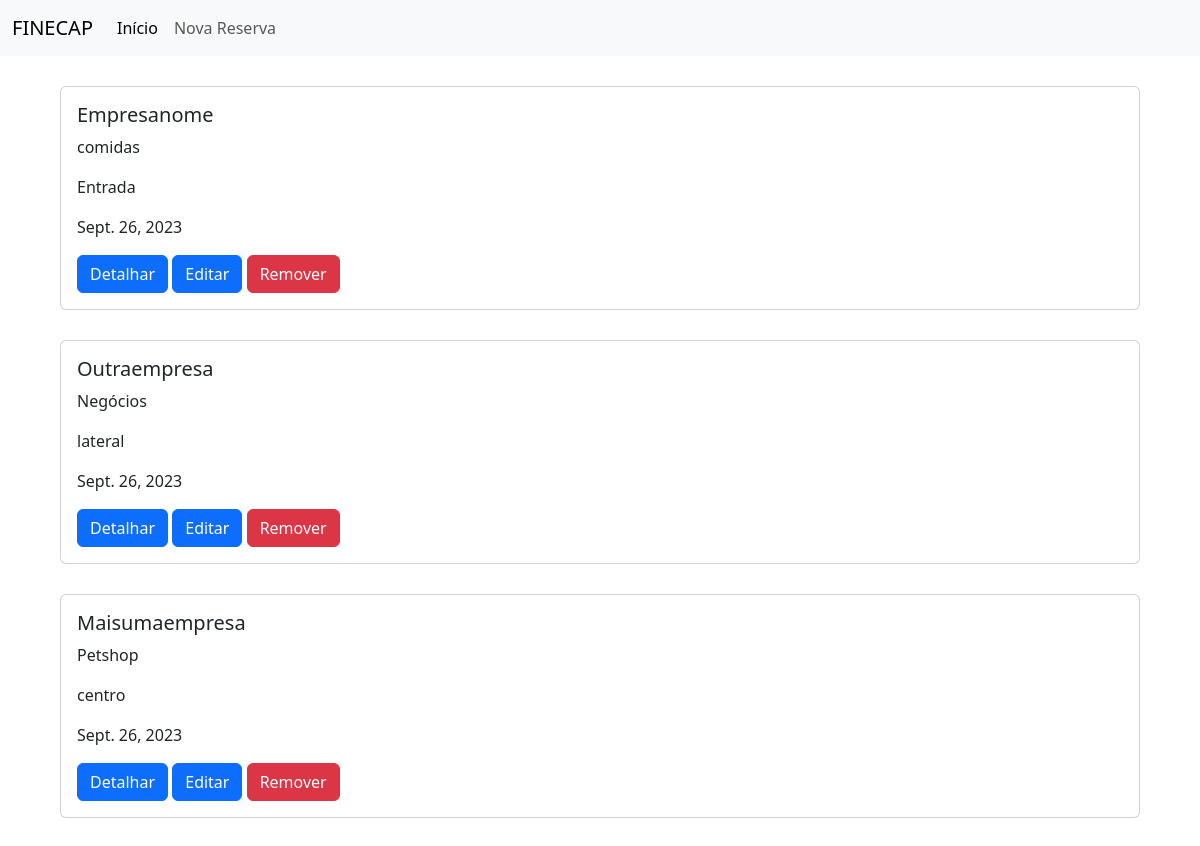
Before: / with the older database file.
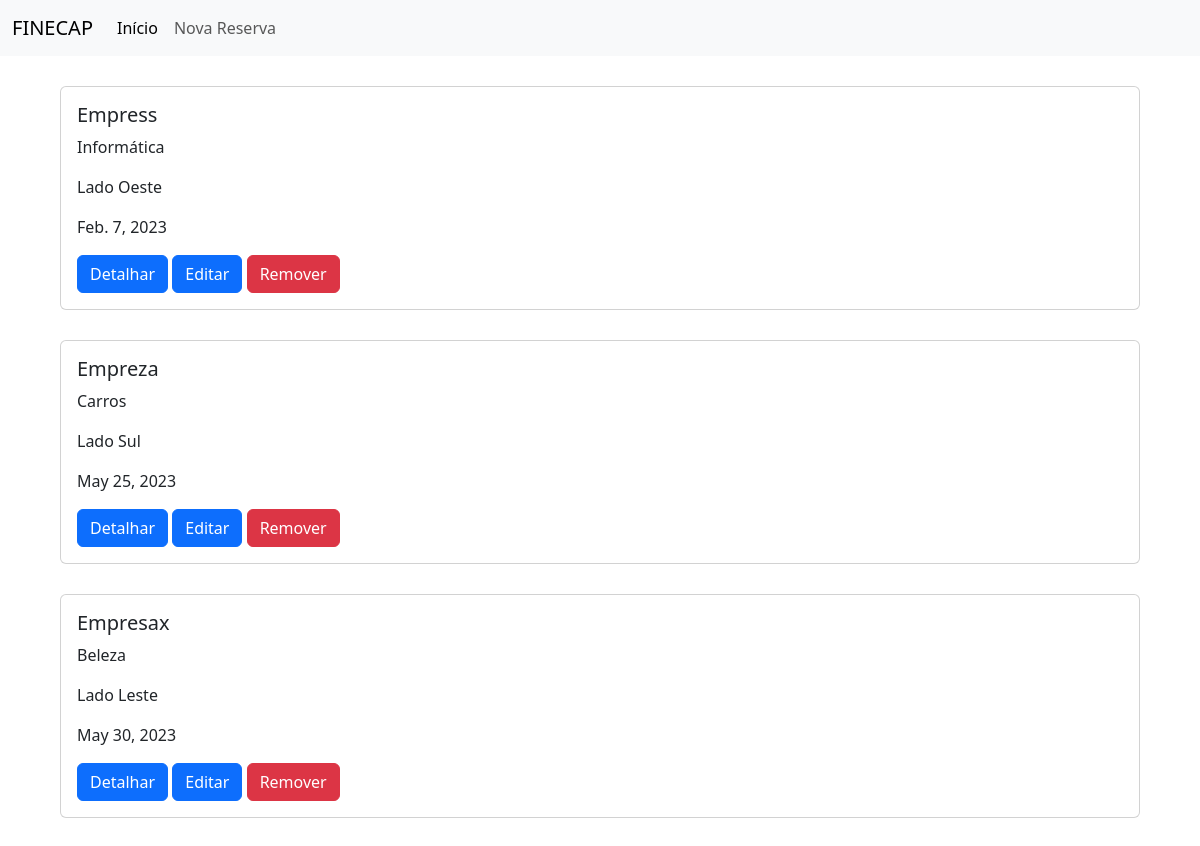
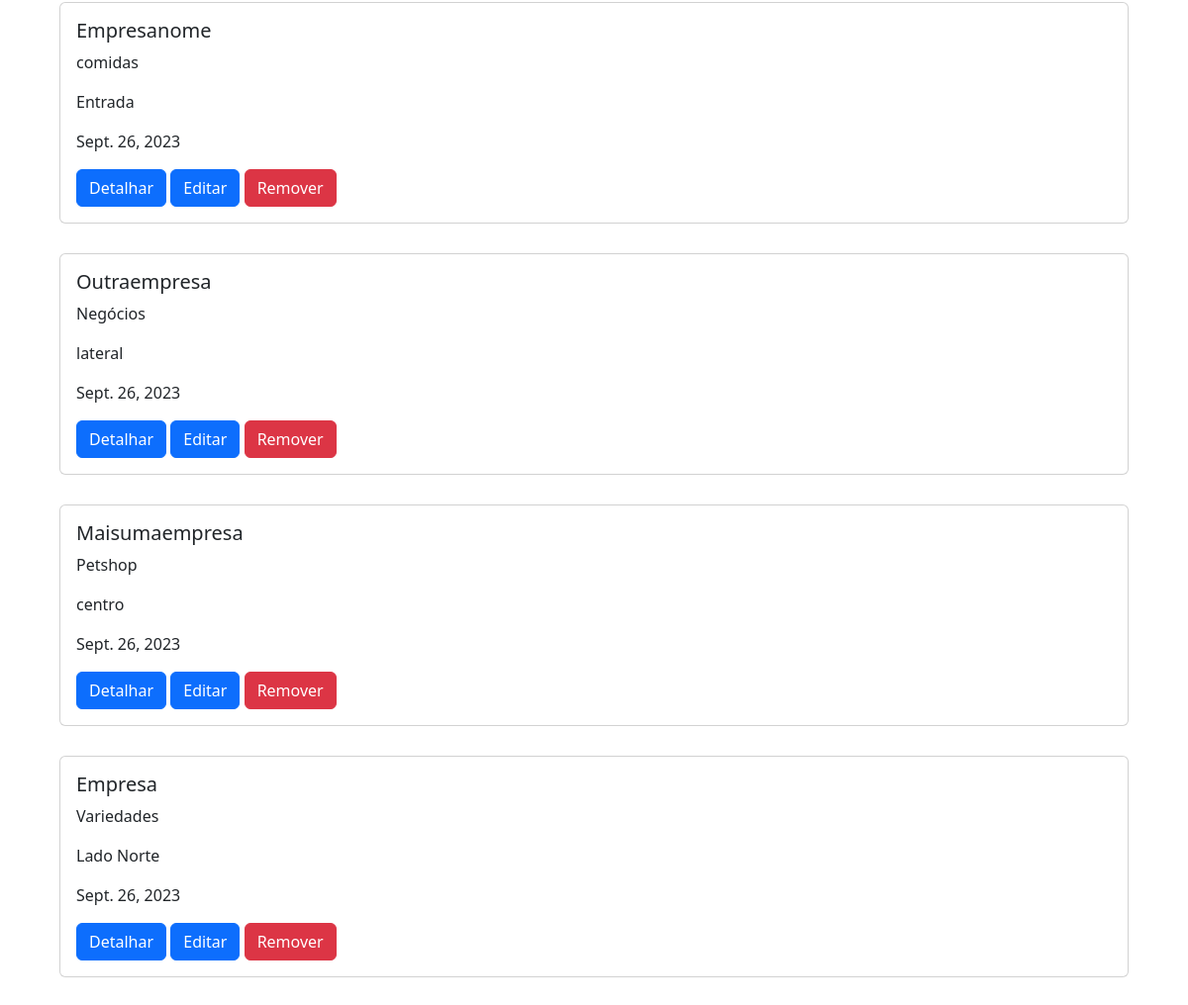
After: the same page with the newer database file (2 pictures, top to bottom).
### stands/models.py (models this page shows)
class Reserva(models.Model):
    cnpj = models.CharField(max_length=14)
    nome_empresa = models.CharField(max_length=150)
    categoria = models.CharField(max_length=100)
    quitado = models.BooleanField()
    stand = models.OneToOneField(Stand,on_delete=models.CASCADE, null=True)
    data = models.DateField(auto_now_add=True)

class Stand(models.Model):
    localizacao = models.CharField(max_length=100)
    valor = models.FloatField()
    def __str__(self):
        return self.localizacao

### stands/views.py (the view)
# urls.py: path('',index,name='index'),
def index(request):
    reserva = Reserva.objects.all().order_by('data')
    context = {
        'reserva' : reserva
    }
    return render(request, 'reserva/index.html',context)

### stands/templates/reserva/index.html
{% extends 'base.html' %}
{% block content %}
    {% for i in reserva %}
    <div class="card" style="margin-bottom: 30px;">
        <div class="card-body">
          <h5 class="card-title">{{ i.nome_empresa }}</h5>
          <p class="card-text">{{ i.categoria }}</p>
          <p class="card-text">{{ i.stand }}</p>
          <p class="card-text">{{ i.data }}</p>
          <a href="{% url 'reserva' i.id %}" class="btn btn-primary">Detalhar</a>
          <a href="{% url 'reserva_editar' i.id %}" class="btn btn-primary">Editar</a>
          <a href="{% url 'reserva_remover' i.id %}" class="btn btn-danger">Remover</a>
        </div>
      </div>
    {% endfor %}
{%endblock%}

### stands/templates/base.html (shortened to what this page needs)
<!DOCTYPE html>
<html lang="en">
<head>
    <link href="https://cdn.jsdelivr.net/npm/bootstrap@5.3.1/dist/css/bootstrap.min.css" rel="stylesheet">
</head>
<body>
    <nav class="navbar navbar-expand-lg bg-body-tertiary">
        <div class="container-fluid">
          <a class="navbar-brand" href="#">FINECAP</a>
          <div class="collapse navbar-collapse" id="navbarNav">
            <ul class="navbar-nav">
              <li class="nav-item">
                <a class="nav-link active" aria-current="page" href="{% url 'index' %}">Início</a>
              </li>
              <li class="nav-item">
                <a class="nav-link" href="{% url 'reserva_criar' %}">Nova Reserva</a>
              </li>
    </nav>
    <main style="margin-left:60px; margin-right:60px; margin-top: 30px;">
    {% block content %}
    {% endblock %}
    </main>
</body>
</html>

Changed rows visible on the page:
added Reserva: nome_empresa "Empress", categoria "Informática", stand "Lado Oeste", data "Feb. 7, 2023"
added Reserva: nome_empresa "Empreza", categoria "Carros", stand "Lado Sul", data "May 25, 2023"
added Reserva: nome_empresa "Empresax", categoria "Beleza", stand "Lado Leste", data "May 30, 2023"
added Reserva: nome_empresa "Empresa", categoria "Variedades", stand "Lado Norte", data "Sept. 26, 2023"
